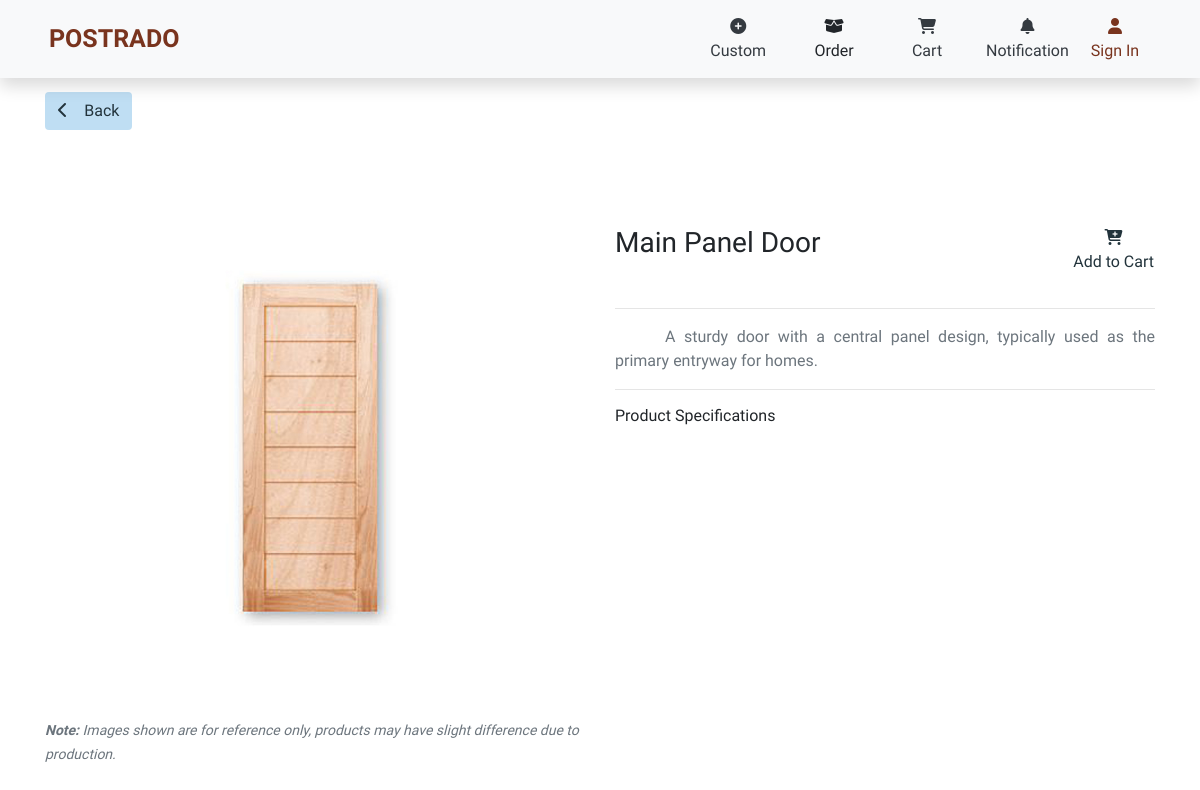
/ctr-productView.php?p=1, run on the app's committed database.
### tables this page shows
CREATE TABLE `products` (
  `id` int(11) NOT NULL,
  `product_name` varchar(255) NOT NULL,
  `category` int(11) NOT NULL,
  `description` varchar(255) DEFAULT NULL,
  `sale` int(11) DEFAULT NULL,
  `status` tinyint(4) NOT NULL DEFAULT 1,
  `production_duration` int(11) DEFAULT NULL,
  `archived` tinyint(11) NOT NULL DEFAULT 0,
  `date_created` datetime NOT NULL,
  `date_archived` datetime DEFAULT NULL,
  `added_by` int(11) NOT NULL
);

### ctr-productView.php (the view, shortened to what this page needs)
<?php
    require('./functions/userValidate.php');
    $productId = '0';
    if(isset($_GET["p"])){
        $productId = $_GET["p"];
    }
    $product = $conn->query("
        SELECT p.*, c.category_name
        FROM products p
            INNER JOIN category c ON p.category = c.id
        WHERE p.id = '$productId'
    ")->fetch_assoc();
?>
<!DOCTYPE html>
<html lang="en">
<head>
    <link rel="stylesheet" href="https://cdn.jsdelivr.net/npm/bootstrap@4.6.2/dist/css/bootstrap.min.css">
    <link rel="stylesheet" href="./css/animations.css?t=<?=time()?>">
    <link rel="stylesheet" href="./css/styles.css?t=<?=time()?>">
    <link rel="stylesheet" href="./css/ctr/ctr-navbar.css?t=<?=time()?>">
    <link rel="stylesheet" href="./css/ctr/ctr-productView.css?t=<?=time()?>">
</head>
<body>
    <?php
        include('./layouts/ctr/ctr-navbar.php');
    ?>
    <div class="py-3" id="main-div">
        <div class="container py-3 mb-5">
            <?php
                if(isset($product["id"])){
            ?>
            <button class="btn btn-blue" onclick="history.back()">
                <i class="fa-solid fa-chevron-left"></i>&emsp;Back
            </button>
            <div class="row mt-5">
                <div class="col col-12 col-lg-6" style="position: relative;">
                    <img id="productImg" class="" src="./img/products/<?=$product["id"]?>.png?t=<?=time()?>" alt="" style="width: 100%">
                    <small class="text-muted font-italic"><b>Note:</b> Images shown are for reference only, products may have slight difference due to production.</small>
                </div>
                <div class="col col-12 col-lg-6 pt-5" style="position: relative">
                    <?php
                        if(isset($_SESSION["user"]) and $product["status"] == 1){
                            echo '
                                <a class="add-cart-btn text-dblue text-medium text-center pr-3" role="button" data-toggle="modal" data-target="#addToCartModal" style="position: absolute; right: 0">
                                    <i class="fa-solid fa-cart-plus"></i><br>
                                    Add to Cart
                                </a>
                            ';
                        }
                        elseif(!isset($_SESSION["user"]) and $product["status"] == 1){
                            echo '
                                <a class="text-dblue text-medium text-center pr-3" href="./login.php" style="position: absolute; right: 0">
                                    <i class="fa-solid fa-cart-plus"></i><br>
                                    Add to Cart
                                </a>
                            ';
                        }
                    ?>
                    <div class="productDetailsDiv">
                        <h3 id="productName" class="text-medium"><?=$product["product_name"]?></h3>
                    </div>
                    <hr>
                    <p id="description" class="text-secondary"><?=$product["description"]?></p>
                    <hr>
                    <div id="productSpecsDiv">
                        <h6 class="text-medium">Product Specifications</h6>
                    </div>
                </div>
            </div>
            <?php } ?>
        </div>
    </div>
</body>
</html>

### layouts/ctr/ctr-navbar.php (shortened to what this page needs)
<nav class="navbar navbar-light bg-light shadow md-hide" id="ctr-navbar">
<div class="row w-100">
    <div class="col col-2 d-flex align-items-center">
        <a class="navbar-brand text-bold" style="font-size: 25px; margin-left: 20%" href="./ctr-landingpage.php">POSTRADO</a>
    </div>
    <div class="col col-5 d-flex align-items-center">
    </div>
    <div class="col col-5 d-flex">
        <?php
            $customOnclick = isset($_SESSION["user"]) ? '
                 data-toggle="modal" data-target="#addCustomModal"
            ' : '
                href="./login.php"
            ';
        ?>
        <a role="button" class="btn btn-white text-dark mr-3" <?=$customOnclick?>>
            <div class="d-inline-block px-3" style="position: relative">
                <i class="fa-solid fa-circle-plus"></i>
            </div>
            <br>
            Custom
        </a>
        <div class="dropdown">
            <a class="btn dropdown mr-3" href="#" role="button" data-toggle="dropdown" aria-expanded="false">
                <div class="d-inline-block px-3" style="position: relative">
                    <i class="fa-solid fa-box-open"></i>
                </div>
                <br>
                Order
            </a>
        </div>
        <div class="dropdown">
            <button class="btn btn-white text-dark mr-2 dropdown" type="button" data-toggle="dropdown" aria-haspopup="true" aria-expanded="false">
                <div class="d-inline-block px-3" style="position: relative">
                    <i class="fa-solid fa-cart-shopping"></i>
                </div>
                <br>
                Cart
            </button>
        </div>
        <div class="dropdown">
            <button class="btn btn-white text-dark mr-2 dropdown" type="button" data-toggle="dropdown" aria-haspopup="true" aria-expanded="false">
                <div class="d-inline-block px-3" style="position: relative">
                    <i class="fa-solid fa-bell"></i>
                </div>
                <br>
                Notification
            </button>
        </div>
        <div class="d-flex align-items-center" id="nav-user"></div>
    </div>
</div>
</nav>
<div class="md-hide" style="height: 60px"></div>

### css/styles.css (style rules this page uses)
:root { --brown: #79341e; --lbrown: #f0ead2; --lblue: #bfdef3; --dblue: #22333b; --fnt: "Work Sans", sans-serif; }
*, .text-regular { font-family: var(--fnt); font-optical-sizing: auto; font-weight: 400; font-variation-settings: "wdth" 100; }
.text-medium { font-family: var(--fnt); font-optical-sizing: auto; font-weight: 500; font-variation-settings: "wdth" 100; }
h1, h2, h3, h4, h5, h6, b, .text-bold { font-family: var(--fnt); font-optical-sizing: auto; font-weight: 700; font-variation-settings: "wdth" 100; }
.btn-blue { background-color: var(--lblue); color: var(--dblue); }
.text-dblue { color: var(--dblue); }
.navbar { position: fixed; width: 100%; z-index: 1000; }
.navbar .navbar-brand { color: var(--brown); }
#main-div { animation: transitionIn-Y-bottom 0.5s; }

### css/ctr/ctr-productView.css (style rules this page uses)
#description { text-indent: 50px; text-align: justify; }

### data on the page
products: product_name "Main Panel Door", description "A sturdy door with a central panel design, typically used as the primary entryway for homes."
